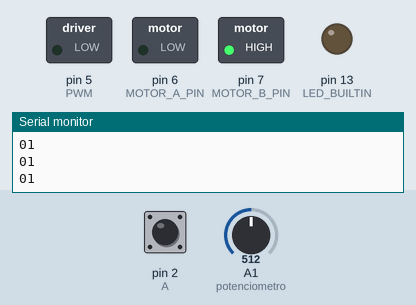
Simulated run of this sketch. Board: Arduino Uno, built with avr-gcc and run on an emulated ATmega328P. Shown: switched loads named in the sketch (green lamp = pin HIGH), output pins drawn as LEDs (lit = HIGH), the last lines printed to the serial monitor. The inputs (shaded band) are chosen by the test bench; at power-on: A1 (potenciometro) = 512, pin 2 (A) HIGH.

Above: at 1.2 s.
1.3 s: A1 (potenciometro) set to 527
At 2.7 s:
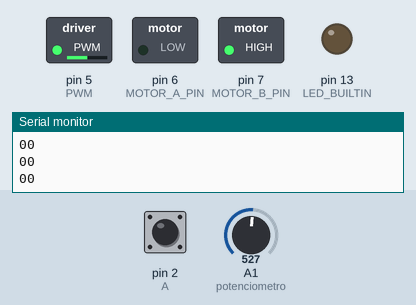
Timing chart, 0 to 4.3 s (numbered marks = the images above; inputs shaded):
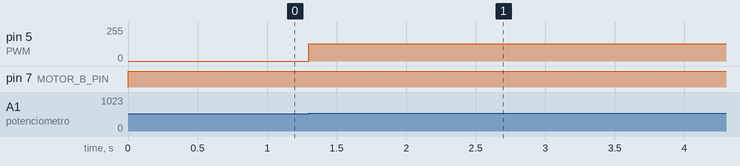

Measured:
- the behaviour switches between 512 and 513 on A1 (potenciometro) (found by bisection; images 0 and 1)
- after the input at 1.3 s, pin 5 (PWM): 0/255 → 128/255 at once

The sketch:

OL_MotorPulsos.ino
```cpp
// Si desea abrir la terminal en Ubuntu correr lo siguiente en su terminal:
//
// Para verificar que el arduino se encuentra conectado: ls -l /dev/ttyACM*
//
//                                                     : sudo usermod -a -G dialout aaron
//
//                                                     : sudo chmod a+rw /dev/ttyACM0
//

// Puente H
#define PWM 5

// Terminales digitales del encoder
int MOTOR_A_PIN = 6;
int MOTOR_B_PIN = 7;

// Variable donde se gurada el PWM
volatile int pulse_width = 0;

// Variable que se utiliza para indicar cuando se da la entrada escalón
int escalon = 0;

// Indicar los puertos de entrada de las señales del encoder
int A = 2;
int B = 3;
const int potenciometro = A1; // Referencia

// Inicializar variables
volatile long pulsos = 0; // Cantidad de pulsos del encoder dados
unsigned long cM = 0; // Tiempo actual transcurrido
unsigned long lM = 0; // Tiempo anterior transcurrido
double T = 0.008; // Tiempo de muestreo
int ang_pos = 0; // Entrada analógica del potenciometro
volatile float ang_ref1 = 0; // Referencia de ángulo

void setup() {

  // Comenzar la comunicación serial
  Serial.begin(115200);

  // Indicar la entrada del potenciometro
  pinMode(potenciometro, INPUT);

  // Indicar que A y B son entradas
  pinMode(A, INPUT);
  pinMode(B, INPUT);


  // Configuración de salidas para el motor
  pinMode(PWM, OUTPUT);
  pinMode(MOTOR_A_PIN, OUTPUT);
  pinMode(MOTOR_B_PIN, OUTPUT);
  pinMode(LED_BUILTIN, OUTPUT);

  // Crear la interrupción que se genera cuando hay un pulso en el encoder
  attachInterrupt(digitalPinToInterrupt(A), contar, FALLING);

}

void contar() {
  // Esta función permite incrementar el pulso en 1 cuando se detecta
  // un flanco descendente en la salida A del encoder

  // Incrementar el pulso en 1
  pulsos++;
}

void loop() {
  // Se lee el valor de voltaje proveniente del potenciómetro y se guarda en la variable ang_pos
  ang_pos = analogRead(potenciometro);
  // Se mapea el valor del potenciometro a ángulo (0° a 360°)
  ang_ref1 = map(ang_pos, 0, 1023, 0, 359);

  // Si el potenciometro esta en un rango el PWM es 0, si no es 50%
  // El escalón cambia dependiendo en que valor de PWM se encuentre
  if (ang_ref1 >= 0 && ang_ref1 < 180) {
    pulse_width = 0;
    escalon = 1;
    pulsos = 0;
  }
  if (ang_ref1 >= 180 && ang_ref1 < 359) {
    pulse_width = 128;
    escalon = 0;
  }

  // Se indica la dirección y el PWM con el que el motor se mueve
  digitalWrite(MOTOR_A_PIN, LOW);
  digitalWrite(MOTOR_B_PIN, HIGH);
  digitalWrite(LED_BUILTIN, LOW);
  analogWrite(PWM, pulse_width);

  // Se calcula el tiempo transcurrido
  cM = millis();

  // Si el tiempo transcurrido es mayor al tiempo de muestreo
  if (cM - lM >= (T * 1000)) {
    lM = cM;
  // Se imprimen los pulsos dados en cierto tiempo (T)
    Serial.print(pulsos);
    Serial.println(escalon);
    pulsos = 0;
  }

}
```
